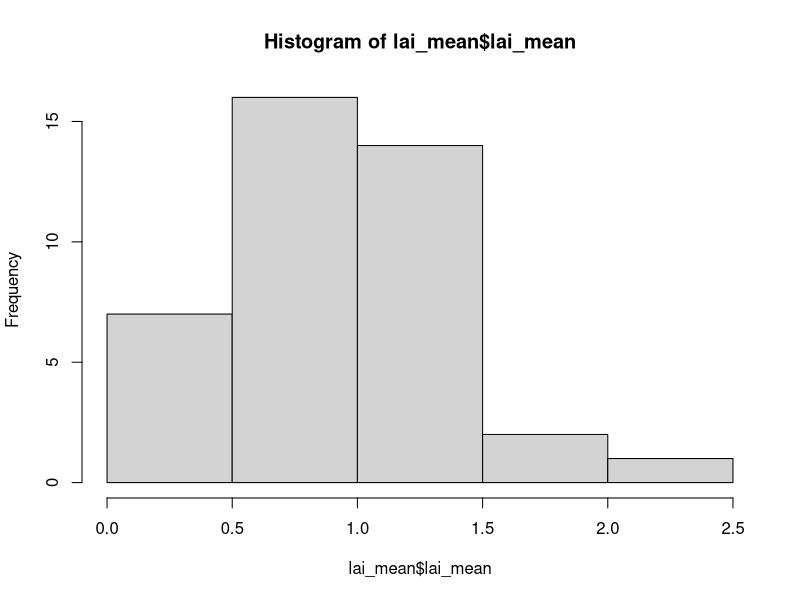

The R script that drew this image: (Note: this script raises an error after producing the figure.)
# Scipt for analyzing the mequite data
## The script proceeds as stated questions followed by the code to analyze the data
## in response to that stated question

## load libraries
library(tidyverse)
library(vioplot)
library(lme4)
library(car)
library(emmeans)

## read in data
sm = read.csv("../data/sm_clean.csv") # soil moisture
bm = read.csv("../data/bm_clean.csv") # biomass
lai = read.csv("../data/lai_clean.csv") # lai
sc = read.csv("../data/sc_clean.csv") # cover (species composition)

##########################################################################################
### Q1: What does the size distribution (in LAI) of the trees look like?
##########################################################################################
#### mean plot lai
lai_group_by_plot = group_by(lai, plot)
lai_mean = summarise(lai_group_by_plot, lai_mean = mean(lai))

#### create a histogram and get summary statistics
hist(lai_mean$lai_mean, breaks = 5)
mean(lai_mean$lai_mean)
sd(lai_mean$lai_mean) / sqrt(40)

##########################################################################################
### A1: LAI is fairly normal (center just below 1), but quite a big spread
##########################################################################################

##########################################################################################
### Q2: How does mesquite presence influence soil moisture?
##########################################################################################
#### run paired t-tests for all data and each date
sm_dates = levels(sm$date)
t.test(subset(sm, location == 'under')$vwc, subset(sm, location == 'away')$vwc,
       paired = T)
t.test(subset(sm, location == 'under' & date == sm_dates[1])$vwc, 
       subset(sm, location == 'away' & date == sm_dates[1])$vwc,
       paired = T)
t.test(subset(sm, location == 'under' & date == sm_dates[2])$vwc, 
       subset(sm, location == 'away' & date == sm_dates[2])$vwc,
       paired = T)
t.test(subset(sm, location == 'under' & date == sm_dates[3])$vwc, 
       subset(sm, location == 'away' & date == sm_dates[3])$vwc,
       paired = T)
t.test(subset(sm, location == 'under' & date == sm_dates[4])$vwc, 
       subset(sm, location == 'away' & date == sm_dates[4])$vwc,
       paired = T)
t.test(subset(sm, location == 'under' & date == sm_dates[5])$vwc, 
       subset(sm, location == 'away' & date == sm_dates[5])$vwc,
       paired = T)
t.test(subset(sm, location == 'under' & date == sm_dates[6])$vwc, 
       subset(sm, location == 'away' & date == sm_dates[6])$vwc,
       paired = T)
t.test(subset(sm, location == 'under' & date == sm_dates[7])$vwc, 
       subset(sm, location == 'away' & date == sm_dates[7])$vwc,
       paired = T)
t.test(subset(sm, location == 'under' & date == sm_dates[8])$vwc, 
       subset(sm, location == 'away' & date == sm_dates[8])$vwc,
       paired = T)

#### plot the data
sm_vioplot = vioplot(subset(sm, location == 'under')$vwc, 
                     subset(sm, location == 'away')$vwc,
                     ylim = c(0, 40), yaxt = 'n',
                     names = c('Under', 'Away'),
                     col = c('grey', 'yellow'))
axis(2, seq(0, 40, 10), las = 1)

sm_vioplot_date = plot(NULL, ylim = c(0, 40), xlim = c(1, 16), yaxt = 'n', xaxt = 'n',
                       ylab = '', xlab = '')
sm_vioplot_date = vioplot(subset(sm, location == 'under' & date == sm_dates[1])$vwc, 
                     subset(sm, location == 'away' & date == sm_dates[1])$vwc,
                     subset(sm, location == 'under' & date == sm_dates[2])$vwc, 
                     subset(sm, location == 'away' & date == sm_dates[2])$vwc,
                     subset(sm, location == 'under' & date == sm_dates[3])$vwc, 
                     subset(sm, location == 'away' & date == sm_dates[3])$vwc,
                     subset(sm, location == 'under' & date == sm_dates[4])$vwc, 
                     subset(sm, location == 'away' & date == sm_dates[4])$vwc,
                     subset(sm, location == 'under' & date == sm_dates[5])$vwc, 
                     subset(sm, location == 'away' & date == sm_dates[5])$vwc,
                     subset(sm, location == 'under' & date == sm_dates[6])$vwc, 
                     subset(sm, location == 'away' & date == sm_dates[6])$vwc,
                     subset(sm, location == 'under' & date == sm_dates[7])$vwc, 
                     subset(sm, location == 'away' & date == sm_dates[7])$vwc,
                     subset(sm, location == 'under' & date == sm_dates[8])$vwc, 
                     subset(sm, location == 'away' & date == sm_dates[8])$vwc,
                     add = T,
                     col = rep(c('grey', 'yellow'), times = 8),
                     ylab = '', xlab = '')
axis(2, seq(0, 40, 10), las = 1)
axis(1, seq(1, 8, 1), at = seq(1.5, 15.5, 2))
mtext(side = 1, 'Measurement Period', line = 3)
mtext(side = 2, 'VWC (%)', line = 3)
legend('topright', c('Under', 'Away'), pch = 16, col = c('grey', 'yellow'))

##########################################################################################
### A2: It's wetter outside of the mesquite area, but biggest difference in wet times
##########################################################################################

##########################################################################################
### Q3a: Is biomass different under the mesquite?
##########################################################################################
#### total biomass
##### make a dataframe with no litter
bm_nolitt = subset(bm, code != 'LITT')

##### create dateframe with correct columns for total biomass
bm_total_pre = data.frame(plot = rep(seq(1, 40), 2), 
                      location = c(rep('under', 40), rep('away', 40)),
                      date = rep('2018-09-22', times = 80))
nrow(bm_total_pre)

##### get total biomass for each plot (excluding dead stuff)
bm_total_group_by = group_by(bm_nolitt, date, plot, location)
bm_total_sums = summarise(bm_total_group_by, weight_sum = sum(weight))

##### combine sums into data fram with zeros
bm_total = left_join(bm_total_pre, bm_total_sums)
head(bm_total)
bm_total$weight_sum[is.na(bm_total$weight_sum)] = 0
head(bm_total)
tail(bm_total)

##### run the analysis
t.test(subset(bm_total, location == 'under')$weight_sum, 
       subset(bm_total, location == 'away')$weight_sum,
       paired = T)

##########################################################################################
### A3a: Slightly lower under the mesquite, but not significantly different
##########################################################################################

##########################################################################################
### Q3b: Does biomass result vary by lifeform?
##########################################################################################
##### create dateframe with correct columns for biomass by lifeform type
bm_lifeform_pre = data.frame(plot = rep(seq(1, 40), 8), 
                          location = c(rep('under', 160), rep('away', 160)),
                          lifeform = rep(c(rep(levels(bm$lifeform)[1], 40),
                                           rep(levels(bm$lifeform)[2], 40),
                                           rep(levels(bm$lifeform)[3], 40),
                                           rep(levels(bm$lifeform)[4], 40)), 2),
                          date = rep('2018-09-22', times = 320))
nrow(bm_lifeform_pre)

##### get lifeform biomass for each plot
bm_lifeform_group_by = group_by(bm, date, plot, location, lifeform)
bm_lifeform_sums = summarise(bm_lifeform_group_by, weight_sum = sum(weight))

##### combine sums into data fram with zeros
bm_lifeform = left_join(bm_lifeform_pre, bm_lifeform_sums)
head(bm_lifeform)
bm_lifeform$weight_sum[is.na(bm_lifeform$weight_sum)] = 0
head(bm_lifeform)
tail(bm_lifeform)

##### separate out the different lifeforms
bm_lifeform_forb = subset(bm_lifeform, lifeform == 'Forb')
bm_lifeform_grass = subset(bm_lifeform, lifeform == 'Grass')
bm_lifeform_litter = subset(bm_lifeform, lifeform == 'LITT')
bm_lifeform_tree = subset(bm_lifeform, lifeform == 'Shrub/tree')

##### run the analysis
t.test(subset(bm_lifeform_forb, location == 'under')$weight_sum, 
       subset(bm_lifeform_forb, location == 'away')$weight_sum,
       paired = T) # slightly more fobs under
t.test(subset(bm_lifeform_grass, location == 'under')$weight_sum, 
       subset(bm_lifeform_grass, location == 'away')$weight_sum,
       paired = T) # more grass away!
t.test(subset(bm_lifeform_litter, location == 'under')$weight_sum, 
       subset(bm_lifeform_litter, location == 'away')$weight_sum,
       paired = T) # more litter away!
t.test(subset(bm_lifeform_tree, location == 'under')$weight_sum, 
       subset(bm_lifeform_tree, location == 'away')$weight_sum,
       paired = T) # nothing with trees (only one tree plot)

#### grass/forb ratio
grass_ratio = bm_lifeform_grass$weight_sum / 
  rowSums(cbind(bm_lifeform_forb$weight_sum, bm_lifeform_grass$weight_sum, 
      bm_lifeform_tree$weight_sum))

grass_ratio_df = data.frame(bm_lifeform_grass[, c(1,2)], grass_ratio = grass_ratio)

t.test(subset(grass_ratio_df, location == 'under')$grass_ratio,
       subset(grass_ratio_df, location == 'away')$grass_ratio,
       paired = T)

#### plot out grass ratio results
grass_ratio_vioplot = plot(NULL, ylim = c(0, 1.2), xlim = c(0, 3), yaxt = 'n', 
                           xaxt = 'n', ylab = '', xlab = '')
grass_ratio_vioplot = vioplot(subset(grass_ratio_df, location == 'under')$grass_ratio,
                              subset(grass_ratio_df, location == 'away')$grass_ratio,
                              add = T, col = c('grey', 'yellow'))
axis(2, seq(0, 1, 0.2), las = 1)
axis(1, c('under', 'away'), at = c(1, 2))
mtext(side = 2, 'Grass ratio', line = 3)
text(1, 1.1, paste(round(mean(subset(grass_ratio_df, location == 'under')$grass_ratio, 
                              na.rm =T), 2),
                   '±',
                   round(sd(subset(grass_ratio_df, location == 'under')$grass_ratio, 
                            na.rm =T) / sqrt(40), 2),
                   sep = ' '))
text(2, 1.1, paste(round(mean(subset(grass_ratio_df, location == 'away')$grass_ratio, 
                              na.rm =T), 2),
                   '±',
                   round(sd(subset(grass_ratio_df, location == 'away')$grass_ratio, 
                            na.rm =T) / sqrt(40), 2),
                   '*',
                   sep = ' '))
#legend('topright', c('Under', 'Away'), pch = 16, col = c('grey', 'yellow'))

#### plot out the lifeform results
bm_lifeform_vioplot = plot(NULL, ylim = c(0, 40), xlim = c(0, 5), yaxt = 'n', 
                           xaxt = 'n', ylab = '', xlab = '')
bm_lifeform_vioplot = vioplot(subset(bm_lifeform_grass, location == 'under')$weight_sum,
                              subset(bm_lifeform_grass, location == 'away')$weight_sum,
                              subset(bm_lifeform_forb, location == 'under')$weight_sum,
                              subset(bm_lifeform_forb, location == 'away')$weight_sum,
                              add = T,
                              col = rep(c('grey', 'yellow'), times = 2),
                              ylab = '', xlab = '')
axis(2, seq(0, 40, 10), las = 1)
axis(1, c('grass', 'forb'), at = c(1.5, 3.5))
mtext(side = 2, 'Biomass (g)', line = 3)
legend('topright', c('Under', 'Away'), pch = 16, col = c('grey', 'yellow'))

##########################################################################################
### A3b: less grass and more forbs under the mesquite
##########################################################################################


##########################################################################################
### Q3c: are there biomass differences by family (fabaceae in particular)?
##########################################################################################
#### are there many legumes?
levels(bm_nolitt$family)
subset(bm_nolitt, family == 'Fabaceae') # nope...

##########################################################################################
### A3c: not enough fabaceae for an interesting comparison
##########################################################################################


##########################################################################################
### Q4c: is species richness different under the mesquite?
##########################################################################################
#### 
bm_richness_pre = data.frame(plot = rep(seq(1, 40), 2), 
                          location = c(rep('under', 40), rep('away', 40)),
                          date = rep('2018-09-22', times = 80))
nrow(bm_richness_pre)

#### calculate species richness per plot type (for non-litter)
bm_richness_group_by = group_by(bm_nolitt, date, plot, location)
bm_richness_sums = summarise(bm_richness_group_by, richness = n())

##### combine richness into data fram with zeros
bm_richness = left_join(bm_richness_pre, bm_richness_sums)
head(bm_richness)
bm_richness$richness[is.na(bm_richness$richness)] = 0
head(bm_richness)
tail(bm_richness)

##### run the analysis
t.test(subset(bm_richness, location == 'under')$richness, 
       subset(bm_richness, location == 'away')$richness,
       paired = T)

##########################################################################################
### A4c: species richness is generally the same
##########################################################################################

##########################################################################################
### Q5a: does tree size matter for soil moisture effect?
##########################################################################################
#### calculate average soil moisture effect across dates and create new data frame
sm_under = subset(sm, location == "under")
sm_away = subset(sm, location == "away")
sm_effect = ((sm_away$vwc - sm_under$vwc) / sm_away$vwc) * 100
sm_effect_df = data.frame(sm_under[, c(2,3)], sm_effect = sm_effect)

sm_effect_df_group_by_plot = group_by(sm_effect_df, plot)
sm_effect_df_mean = summarise(sm_effect_df_group_by_plot, 
                              sm_effect_mean = mean(sm_effect))

#### get average lai for each tree
lai_group_by_plot = group_by(lai, plot)
lai_mean = summarise(lai_group_by_plot, lai_mean = mean(lai))
head(lai_mean)
nrow(lai_mean)

sm_effect_df_mean_lai = left_join(sm_effect_df_mean, lai_mean)
head(sm_effect_df_mean_lai)
nrow(sm_effect_df_mean_lai)

#### run regression
plot(sm_effect_df_mean_lai$sm_effect_mean ~ 
       sm_effect_df_mean_lai$lai_mean) # not much there
sm_effect_df_mean_lai_lm = lm(sm_effect_df_mean_lai$sm_effect_mean ~ 
                                sm_effect_df_mean_lai$lai_mean) # not much there
anova(sm_effect_df_mean_lai_lm) # nada

##########################################################################################
### A5a: tree size does not matter for soil moisture effect
##########################################################################################


##########################################################################################
### Q5b: does tree size matter for biomass effect?
##########################################################################################
#### calculate average total biomass effect across dates and create new data frame
bm_total_under = subset(bm_total, location == "under")
bm_total_away = subset(bm_total, location == "away")
bm_total_effect = ((bm_total_away$weight_sum - bm_total_under$weight_sum) / 
                     bm_total_away$weight_sum) * 100
bm_total_effect_df = data.frame(plot = bm_total_under[, 1], 
                                bm_total_effect = bm_total_effect)

bm_total_effect_df_lai = left_join(bm_total_effect_df, lai_mean)
head(bm_total_effect_df_lai)
nrow(bm_total_effect_df_lai)

#### run regression
bm_total_effect_df_lai_sub = subset(bm_total_effect_df_lai, bm_total_effect > -5000)
plot(bm_total_effect_df_lai_sub$bm_total_effect ~ 
       bm_total_effect_df_lai_sub$lai_mean, ylim = c(-100, 100)) # not much there
bm_total_effect_df_mean_lai_lm = lm(bm_total_effect_df_lai_sub$bm_total_effect ~ 
                                      bm_total_effect_df_lai_sub$lai_mean) # not much there
anova(bm_total_effect_df_mean_lai_lm) # nada

##########################################################################################
### A5b: tree size doesn't seem to matter for biomass effect
##########################################################################################


##########################################################################################
### Q6a: does mesquite influence species richness?
##########################################################################################
#### remove litter and bareground from cover data
sc_live = subset(sc, code != 'BARE' & code != 'LITT')

#### calculate richness
sc_richness_pre = data.frame(plot = rep(seq(1, 40), 2), 
                             location = c(rep('under', 40), rep('away', 40)),
                             date = rep('2018-09-22', times = 80))
nrow(sc_richness_pre)

#### calculate species richness per plot type (for non-litter)
sc_richness_group_by = group_by(sc_live, date, plot, location)
sc_richness_sums = summarise(sc_richness_group_by, richness = n())

##### combine richness into data fram with zeros
sc_richness = left_join(sc_richness_pre, sc_richness_sums)
head(sc_richness)
sc_richness$richness[is.na(sc_richness$richness)] = 0
head(sc_richness)
tail(sc_richness)

##### run the analysis
t.test(subset(sc_richness, location == 'under')$richness, 
       subset(sc_richness, location == 'away')$richness,
       paired = T)

##########################################################################################
### A6a: richness is the same under the mesquite
##########################################################################################

##########################################################################################
### Q6b: does mesquite influence species diversity?
##########################################################################################
#### diversity is Shannon's diversity (D) where
#### H = -sum(percent cover * log(percent cover))
#### probably need to recalculate the cover as cover relative to living cover of the plot

#### get total living biomass of the each plot
sc_live_group_by_plot = group_by(sc_live, date, plot, location)
sc_live_sums = summarise(sc_live_group_by_plot, cover_sum = sum(cover))

#### join cover sums to sc_live
sc_live_revised = left_join(sc_live, sc_live_sums)

#### get relative cover
sc_live_revised$cover_revised = sc_live_revised$cover / sc_live_revised$cover_sum

#### do diversity calcs
sc_live_revised$logcover = log(sc_live_revised$cover_revised) # percent cover squared

#### calculate diversity
sc_diversity_pre = data.frame(plot = rep(seq(1, 40), 2), 
                             location = c(rep('under', 40), rep('away', 40)),
                             date = rep('2018-09-22', times = 80))
nrow(sc_diversity_pre)

#### get sum of cover2 by plot
sc_diversity_group_by = group_by(sc_live_revised, date, plot, location)
sc_diversity_sums = summarise(sc_diversity_group_by, logcover_sum = sum(logcover))

#### calculate diversity
sc_diversity_sums$H = -sc_diversity_sums$logcover_sum

##### combine diversity into data fram with zeros
sc_diversity = left_join(sc_diversity_pre, sc_diversity_sums)
head(sc_diversity)
sc_diversity$H[is.na(sc_diversity$H)] = 0
head(sc_diversity)
tail(sc_diversity)

##### run the analysis
t.test(subset(sc_diversity, location == 'under')$H, 
       subset(sc_diversity, location == 'away')$H,
       paired = T)
hist(sc_diversity$H) # no difference
plot(H ~ location, sc_diversity)

##########################################################################################
### A6b: diversity is the same under the mesquite
##########################################################################################


##########################################################################################
### Q6c: is evenness the same under the mesquite?
##########################################################################################
#### here we're defining evenness as diversity divided by richness

#### put diversity and richness data together
sc_evenness = left_join(sc_richness, sc_diversity)
head(sc_evenness)

#### calculate evenness
sc_evenness$evenness = sc_evenness$H / sc_evenness$richness

#### run analysis
t.test(subset(sc_evenness, location == 'under')$evenness, 
       subset(sc_evenness, location == 'away')$evenness,
       paired = T)
hist(sc_evenness$evenness) # no difference
plot(evenness ~ location, sc_evenness)

##########################################################################################
### A6c: evenness is the same under the mesquite
##########################################################################################
